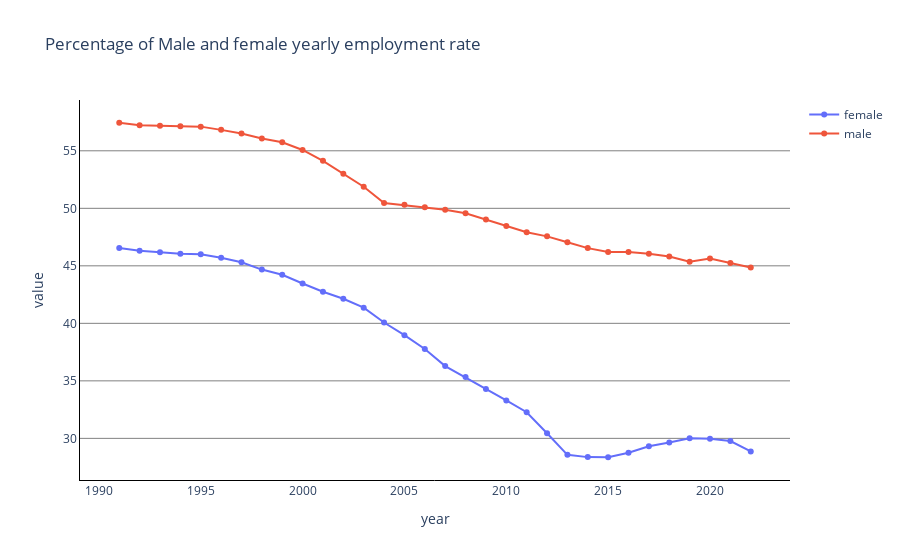

Notebook source saved alongside this figure:
### Code cell
fig = go.Figure()
fig.add_trace(go.Scatter(x= employment_female['year'], y= employment_female['value'], name= 'female',mode= 'markers+lines'))
fig.add_trace(go.Scatter(x= employment_male['year'], y= employment_male['value'], name= 'male',mode= 'markers+lines'))

# Update layout to give transparent background
fig.update_layout(
    paper_bgcolor='rgba(0,0,0,0)',
    plot_bgcolor='rgba(0,0,0,0)',
    xaxis=dict(linecolor='black', showgrid = False, gridcolor = 'gray'),
    xaxis_title = 'year',
    yaxis_title = 'value',
    yaxis=dict(linecolor='black', showgrid = True, gridcolor = 'gray'))
fig.update_layout(title = 'Percentage of Male and female yearly employment rate')

### Figure 1 — Plotly figure (JSON) as saved in the notebook; plotly's stock layout.template omitted (floating-point values rounded to 4 significant figures)
{"data": [{"mode": "markers+lines", "name": "female", "type": "scatter", "x": [2022, 2021, 2020, 2019, 2018, 2017, 2016, 2015, 2014, 2013, 2012, 2011, 2010, 2009, 2008, 2007, 2006, 2005, 2004, 2003, 2002, 2001, 2000, 1999, 1998, 1997, 1996, 1995, 1994, 1993, 1992, 1991], "y": [28.86, 29.77, 29.96, 30.0, 29.64, 29.32, 28.75, 28.36, 28.37, 28.57, 30.45, 32.27, 33.3, 34.29, 35.34, 36.29, 37.77, 38.97, 40.08, 41.36, 42.14, 42.75, 43.46, 44.23, 44.67, 45.3, 45.7, 46.01, 46.04, 46.17, 46.3, 46.55]}, {"mode": "markers+lines", "name": "male", "type": "scatter", "x": [2022, 2021, 2020, 2019, 2018, 2017, 2016, 2015, 2014, 2013, 2012, 2011, 2010, 2009, 2008, 2007, 2006, 2005, 2004, 2003, 2002, 2001, 2000, 1999, 1998, 1997, 1996, 1995, 1994, 1993, 1992, 1991], "y": [44.86, 45.25, 45.64, 45.36, 45.81, 46.05, 46.21, 46.21, 46.54, 47.05, 47.56, 47.92, 48.47, 49.03, 49.56, 49.88, 50.08, 50.31, 50.47, 51.87, 53.01, 54.13, 55.07, 55.74, 56.07, 56.51, 56.82, 57.1, 57.14, 57.18, 57.22, 57.44]}], "layout": {"paper_bgcolor": "rgba(0,0,0,0)", "plot_bgcolor": "rgba(0,0,0,0)", "title": {"text": "Percentage of Male and female yearly employment rate"}, "xaxis": {"gridcolor": "gray", "linecolor": "black", "showgrid": false, "title": {"text": "year"}}, "yaxis": {"gridcolor": "gray", "linecolor": "black", "showgrid": true, "title": {"text": "value"}}}}
